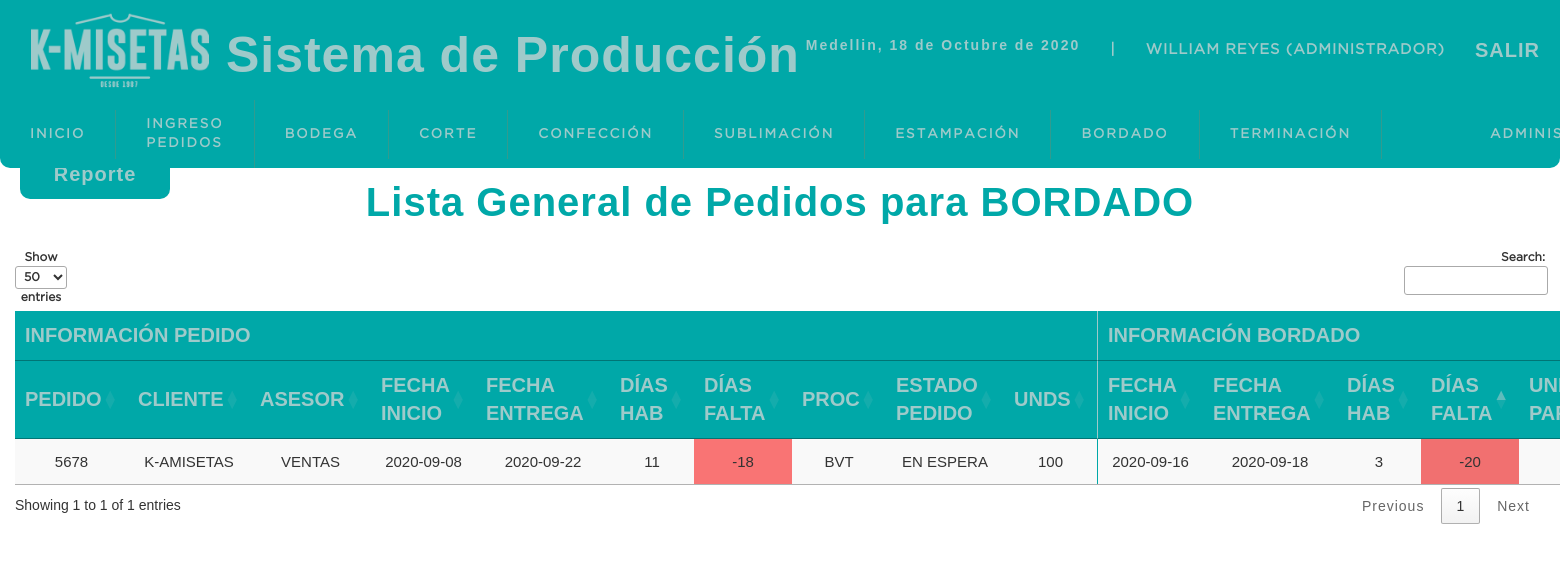
The page /sistema/listabordadogeneral.php (signed in) on the database as committed earlier.
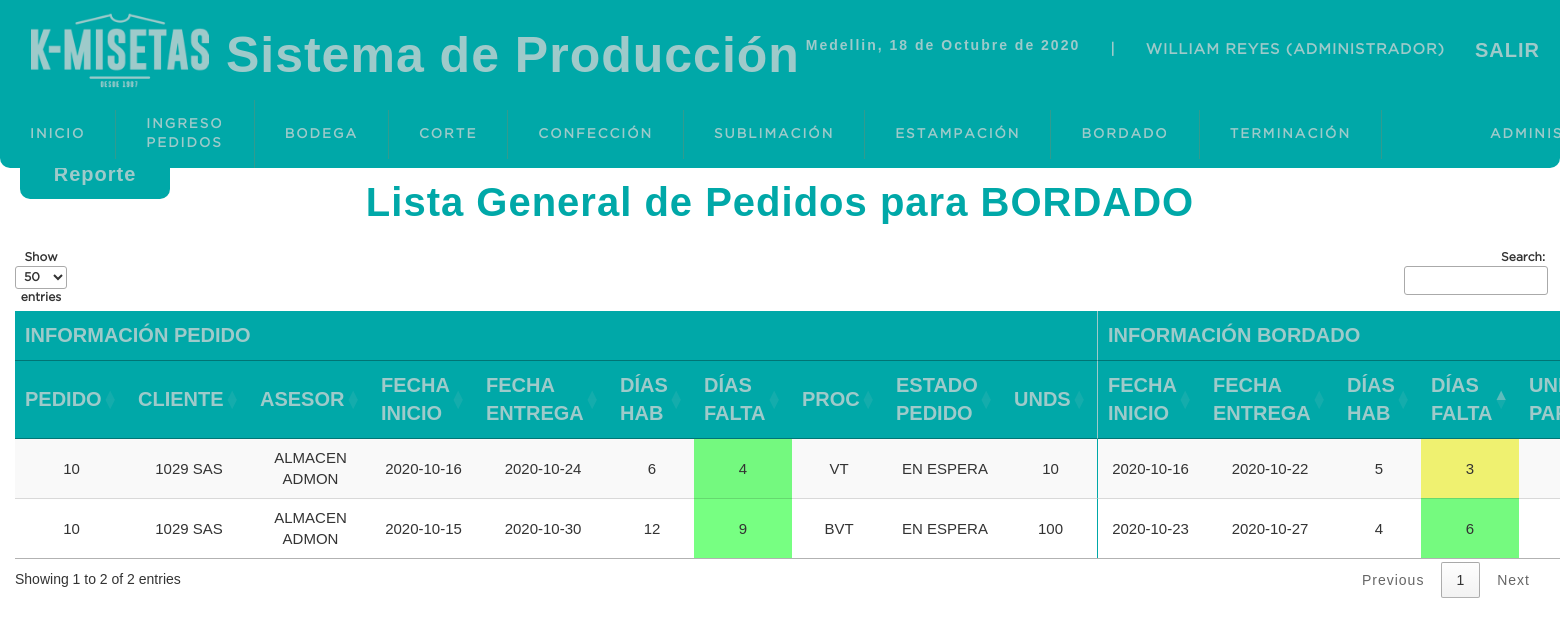
The same page on the database as committed later.
### tables this page shows
CREATE TABLE `pedidos` (
  `idpedido` int(11) NOT NULL,
  `num_pedido` varchar(10) NOT NULL,
  `cliente` varchar(50) NOT NULL,
  `asesor` varchar(15) NOT NULL,
  `fecha_inicio` date NOT NULL,
  `fecha_fin` date NOT NULL,
  `dias_habiles` int(11) NOT NULL,
  `procesos` int(11) NOT NULL,
  `unds` int(11) NOT NULL,
  `fecha_ingreso` datetime NOT NULL DEFAULT CURRENT_TIMESTAMP,
  `usuario` int(11) NOT NULL,
  `area_inicio` varchar(13) NOT NULL DEFAULT '0',
  `estado` int(11) NOT NULL DEFAULT '0'
);

CREATE TABLE `procesos` (
  `idproceso` int(11) NOT NULL,
  `siglas` varchar(5) NOT NULL,
  `1` varchar(13) NOT NULL,
  `2` varchar(13) NOT NULL,
  `3` varchar(13) NOT NULL,
  `4` varchar(13) NOT NULL,
  `5` varchar(13) NOT NULL,
  `6` varchar(13) NOT NULL,
  `tiempo1` decimal(10,2) NOT NULL,
  `tiempo2` decimal(10,2) NOT NULL,
  `tiempo3` decimal(10,2) DEFAULT NULL,
  `tiempo4` decimal(10,2) DEFAULT NULL,
  `tiempo5` decimal(10,2) DEFAULT NULL,
  `tiempo6` decimal(10,2) DEFAULT NULL,
  `dias_habiles` int(11) NOT NULL
);

CREATE TABLE `estado` (
  `id_estado` int(11) NOT NULL,
  `estado` varchar(15) NOT NULL
);

CREATE TABLE `bordado` (
  `idbordado` int(11) NOT NULL,
  `pedido` int(11) NOT NULL,
  `iniciofecha` date NOT NULL,
  `finfecha` date NOT NULL,
  `dias` int(11) NOT NULL,
  `inicioprocesofecha` date NOT NULL,
  `finprocesofecha` date NOT NULL,
  `obs_bordado` varchar(2000) NOT NULL,
  `parcial` int(11) NOT NULL DEFAULT '0',
  `estado` int(11) NOT NULL DEFAULT '0',
  `usuario` int(11) DEFAULT NULL
);

### sistema/includes/functions.php (called while the page is built, shortened)
<?php
	function fechaC(){
		$mes = array("","Enero",
					  "Febrero",
					  "Marzo",
					  "Abril",
					  "Mayo",
					  "Junio",
					  "Julio",
					  "Agosto",
					  "Septiembre",
					  "Octubre",
					  "Noviembre",
					  "Diciembre");
		return date('d')." de ". $mes[date('n')] . " de " . date('Y');
	}
 ?>

### sistema/listabordadogeneral.php (the view, shortened to what this page needs)
<?php
include "../conexion.php";
?>
<!DOCTYPE html>
<html lang="es">
<head>
    <?php include "includes/scripts.php" ?>
</head>
<body>
    <?php
    include "includes/header.php" ?>
    <section id="container">
        <a href="reporte_bordado.php" class="btn_new" style="position:fixed ; top:150px; left: 0px;">Reporte</a>
        <center>
            <div style="width:100%">
                <h1>Lista General de Pedidos para BORDADO</h1>
                <table id="tabla" class="display">
                    <thead>
                        <tr class="titulo">
                            <th style="border-right: 1px solid #9ecaca" colspan="10">Información Pedido</th>
                            <th colspan="9"> Información Bordado</th>
                        </tr>
                        <tr class="titulo">
                            <th>Pedido</th>
                            <th>Cliente</th>
                            <th>Asesor</th>
                            <th>Fecha Inicio </th>
                            <th>Fecha Entrega</th>
                            <th>Días Hab</th>
                            <th>Días Falta</th>
                            <th>Proc</th>
                            <th>Estado Pedido</th>
                            <th style="border-right: 1px solid #9ecaca">Unds</th>
                            <th>Fecha Inicio </th>
                            <th>Fecha Entrega</th>
                            <th>Días Hab</th>
                            <th>Días Falta</th>
                            <th>Unds Parcial</th>
                        </tr>
                    </thead>
                    <tbody>
                        <?php
                        function number_of_working_days($from, $to)
                        {
                            $workingDays = [1, 2, 3, 4, 5];
                            $holidayDays = ['', '*', ''];
                            $from = new DateTime($from);
                            $to = new DateTime($to);
                            $to->modify('+1 day');
                            $interval = new DateInterval('P1D');
                            $periods = new DatePeriod($from, $interval, $to);
                            $days = 0;
                            foreach ($periods as $period) {
                                if (!in_array($period->format('N'), $workingDays)) continue;
                                $days++;
                            }
                            return $days;
                        }
                        $query = mysqli_query($conexion, "SELECT pe.num_pedido, pe.cliente, pe.asesor, pe.fecha_inicio as 'iniciopedido',
            pe.fecha_fin as 'finpedido', pe.dias_habiles as 'diaspedido', pe.unds, pe.fecha_ingreso, pe.usuario,
            bor.idbordado, bor.iniciofecha as 'iniciobordado', bor.finfecha as 'finbordado', bor.dias as 'diasbordado',
            bor.inicioprocesofecha, bor.finprocesofecha, bor.parcial, us.usuario, bor.obs_bordado, pr.siglas, es.estado, est.estado as 'estadopedido'
            FROM pedidos pe
            INNER JOIN procesos pr ON pe.procesos=pr.idproceso
            INNER JOIN bordado bor ON pe.idpedido=bor.pedido
            INNER JOIN usuario us on pe.usuario=us.idusuario
            INNER JOIN estado es ON bor.estado=es.id_estado
            INNER JOIN estado est ON pe.estado=est.id_estado
            WHERE bor.estado<=2");
                        $result = mysqli_num_rows($query);
                        if ($result > 0) {
                            while ($data = mysqli_fetch_array($query)) {
                                $unds = $data['unds'];
                                $parcial = $data['parcial'];
                                $falta = $unds - $parcial;
                                $hoy = date('Y-m-d');
                                $diapedido = $data['finpedido'];
                                $diabordado = $data['finbordado'];
                                $estadopedido = $data['estadopedido'];
                                $diafaltapedido =  number_of_working_days($hoy, $diapedido) - 1;
                                if ($diafaltapedido < 0) {
                                    $diafaltapedido =  - (number_of_working_days($diapedido, $hoy) - 1);
                                }
                                $diafaltabordado =  number_of_working_days($hoy, $diabordado) - 1;
                                if ($diafaltabordado < 0) {
                                    $diafaltabordado =  - (number_of_working_days($diabordado, $hoy) - 1);
                                }
                                echo "
                    <tr>
                    <td>" . $data['num_pedido'] . "</td>
                    <td>" . $data['cliente'] . "</td>
                    <td>" . $data['asesor'] . "</td>
                    <td>" . $data['iniciopedido'] . "</td>
                    <td>" . $data['finpedido'] . "</td>
                    <td>" . $data['diaspedido'] . "</td>";
                                if ($diafaltapedido > 3) {
                                    echo "<td class=\"greentable\">" . $diafaltapedido . "</td>";
                                } elseif ($diafaltapedido >= 0) {
                                    echo "<td class=\"yellowtable\">" . $diafaltapedido . "</td>";
                                } else {
                                    echo "<td class=\"redtable\">" . $diafaltapedido . "</td>";
                                }
                                echo " <td>" . $data['siglas'] . "</td>
                    <td>" . $estadopedido . "</td>
                    <td style=\"border-right: 1px solid #00a8a8\">" . $unds . "</td>
                    <td>" . $data['iniciobordado'] . "</td>
                    <td>" . $data['finbordado'] . "</td>
                    <td>" . $data['diasbordado'] . "</td>";
                                if ($diafaltabordado > 3) {
                                    echo "<td class=\"greentable\">" . $diafaltabordado . "</td>";
                                } elseif ($diafaltabordado >= 0) {
                                    echo "<td class=\"yellowtable\">" . $diafaltabordado . "</td>";
                                } else {
                                    echo "<td class=\"redtable\">" . $diafaltabordado . "</td>";
                                }
                                echo "<td>" . $parcial . "</td>
                    <td>" . $falta . "</td>
                    <td>" . $data['obs_bordado'] . "</td>
                    <td>" . $data['estado'] . "</td>
                    <td><div>
                    <a title=\"Editar\"class=\"link_edit\"href=\"editar_bordado.php?id=" . $data['idbordado'] . "\"><span class=\"glyphicon glyphicon-pencil\" aria-hidden=\"true\"></span></a>
                    <a title=\"Finalizar\"class=\"link_edit\"href=\"finalizar_bordado.php?id=" . $data['idbordado'] . "\"><span class=\"glyphicon glyphicon-ok\" aria-hidden=\"true\"></span></a>
                    <a title=\"Anular\"class=\"link_delete\"href=\"anular_bordado.php?id=" . $data['idbordado'] . "\"><span class=\"glyphicon glyphicon-trash\" aria-hidden=\"true\"></span></a>
                    </div>
                    </td>
                    </tr>                    ";
                            }
                        }
                        ?>
                    </tbody>
                </table>
            </div>
        </center>
</body>
</html>

### sistema/includes/scripts.php (shortened to what this page needs)
<link rel="stylesheet" type="text/css" href="css/styleee.css" media="all">
<link rel="stylesheet" type="text/css" href="css/imprimir.css" media="print" />
	<link rel="stylesheet" href="https://maxcdn.bootstrapcdn.com/bootstrap/3.3.7/css/bootstrap.min.css">
	<link href="//cdnjs.cloudflare.com/ajax/libs/select2/4.0.0/css/select2.css" rel="stylesheet"/>
<?php include "functions.php";?>
    <link rel="stylesheet" href="https://cdn.datatables.net/1.10.21/css/jquery.dataTables.min.css">

### sistema/includes/header.php (shortened to what this page needs)
<link rel="stylesheet" href="https://maxcdn.bootstrapcdn.com/bootstrap/3.3.7/css/bootstrap.min.css">
<header>
		<div class="header">
			<img id="logo" src="../img/kamisetasclaro.png" alt="" style="width: 200px">
			<h1>Sistema de Producción</h1>
			<div class="optionsBar">
				<p>Medellin, <?php echo fechaC() ;?></p>
				<span>|</span>
				<span class="user"><?php echo $_SESSION['nombre'].' ('.$_SESSION['rol'].')'; ?></span>
				<a style="color: #9ecaca; font-weight:bold; font-size: 20px; text-decoration: none;"title="Cerrar Sesión"href="../salir.php">SALIR</a>
			</div>
		</div>
		<?php include "nav.php"?>
	</header>

### sistema/includes/nav.php
<nav>
			<ul>
				<li><a href="index.php">Inicio</a></li>
				<?php
				if($_SESSION['idrol']==1 || $_SESSION['idrol']==4 || $_SESSION['idrol']==3){
					echo "<li >
					<a href=\"ingresopedidos.php\">Ingreso Pedidos</a>
				</li>";}
				if($_SESSION['idrol']==1 || $_SESSION['idrol']==4){
					echo "<li >
					<a href=\"listabodegageneral.php\">Bodega</a>
				</li>";}
				if($_SESSION['idrol']==1 || $_SESSION['idrol']==3){
					echo "<li >
					<a href=\"listacortegeneral.php\">Corte</a>
				</li>";}
				if($_SESSION['idrol']==1 || $_SESSION['idrol']==2){
					echo "<li >
					<a href=\"listaconfecciongeneral.php\">Confección</a>
				</li>";}
				if($_SESSION['idrol']==1 || $_SESSION['idrol']==5){
					echo "<li >
					<a href=\"listasublimaciongeneral.php\">Sublimación</a>
				</li><li >
				<a href=\"listaestampaciongeneral.php\">Estampación</a></li>";}
				if($_SESSION['idrol']==1 || $_SESSION['idrol']==6){
					echo "<li >
					<a href=\"listabordadogeneral.php\">Bordado</a>
				</li>";}
				echo "<li >
				<a href=\"listaterminaciongeneral.php\">Terminación</a></li>";
				if($_SESSION['idrol']==1){
					echo "
					<li class=\"derecha\">
					<a href=\"\">Administrador</a>
						<ul>
						</ul>
					</li>
					";}
			    ?>
			</ul>
		</nav>

### sistema/css/styleee.css (style rules this page uses)
* { margin: 0; padding: 0; box-sizing: border-box; font-family: 'arial'; }
body { background-color: #ffffff !important; }
h1, h2, h3, h4, h5, h6 { font-family: 'arial'; font-weight: bold; letter-spacing: 1px; }
h1 { font-size: 30px; font-weight: bold; }
p { font-family: 'arial'; letter-spacing: 2px; font-size: 14px; line-height: 20px; }
a { text-decoration: none; font-family: arial; letter-spacing: 1px; }
span { font-family: 'GothamBook'; letter-spacing: 1px; font-size: 14px; line-height: 20px; }
header { position: fixed; width: 100%; z-index: 1; }
.header { color: #9ecaca; background: #00a8a8; height: 100px; display: -webkit-flex; display: -moz-flex; display: -ms-flex; display: -o-flex; display: flex; justify-content: space-between; align-items: center; padding: 20px; font-weight: bold; }
.header h1 { font-size: 50px; font-weight: bold; }
.optionsBar { display: -webkit-flex; display: -moz-flex; display: -ms-flex; display: -o-flex; display: flex; justify-content: center; align-items: center; }
.optionsBar span { color: #9ecaca; font-size: 11pt; font-family: 'GothamBook'; text-transform: uppercase; margin-left: 30px; }
.optionsBar a { display: -webkit-flex; display: -moz-flex; display: -ms-flex; display: -o-flex; display: flex; margin-left: 30px; }
nav ul { background: #00a8a8; list-style: none; display: -webkit-flex; display: -moz-flex; display: -ms-flex; display: -o-flex; display: flex; justify-content: left; align-items: center; border-radius: 0 0 10px 10px; font-weight: bolder; text-decoration: none; }
nav ul>li a { position: relative; text-decoration: none; }
nav a { color: #9ecaca; display: block; font-size: 10pt; font-family: 'GothamBook'; padding: 15px 30px; text-transform: uppercase; letter-spacing: 2px; transition: background .5s; border-right: 1px solid #319B8F; text-decoration: none; }
#container { padding: 160px 15px 15px; background-color: #ffffff; width: 100%; }
.derecha { margin: 0% 0% 0% 5%; }
#container h1 { font-size: 40px; display: inline-block; color: #00a8a8; text-align: center; font-weight: bold; }
.titulo { padding: 0px; text-align: center; background-color: #00a8a8; color: #9ecaca; font-size: 20px; border-top: 1px solid #9ecaca3d; text-transform: uppercase; }
.titulo th { text-align: center; }
tr { height: 20px; padding: 0px; }
.yellowtable { background-color: #fbff0088 !important; padding: 0px; }
.greentable { background-color: #00ff1588 !important; padding: 0px; }
.btn_new { display: inline-block; position: absolute; left: 15px; top: 190px; font-size: 20px; background-color: #00a8a8; color: #9ecaca; padding: 10px; font-weight: bold; text-decoration: none; border-radius: 10px; margin: auto 20px; width: 150px; text-align: center; }
table { font-size: 15px; }
table td { padding: 0px; font-size: 15px; text-transform: uppercase; text-align: center; border-top: 1px solid #00a8a854; }
.redtable { background-color: #ff000088 !important; padding: 0px; }

### sistema/css/imprimir.css (style rules this page uses)
.titulo { padding: 0px; text-align: center !important; background-color: #00a8a8 !important; color: #9ecaca !important; font-size: 15px !important; border-top: 1px solid #9ecaca3d !important; text-transform: uppercase !important; }
.titulo th { text-align: center !important; font-size: 10px !important; }
tr { padding: 0px; height:20px; }
.yellowtable { background-color: #fbff0088 !important; font-size: 10px !important; padding: 0px; }
.greentable { background-color: #00ff1588 !important; font-size: 10px !important; padding: 0px; }
a, input { display: none !important; }
h1 { font-size:50px !important; font-weight:bold !important; color: #00a8a8 !important; }
.redtable { background-color: #ff000088 !important; font-size: 10px !important; padding: 0px; }

Rows that differ between the two databases and show on the page:
removed pedidos: num_pedido "5678", cliente "K-AMISETAS", asesor "VENTAS", fecha_inicio "2020-09-08", fecha_fin "2020-09-22", dias_habiles "11", fecha_fin "-18", procesos.siglas "BVT", estado.estado "EN ESPERA", unds "100", bordado.iniciofecha "2020-09-16", bordado.finfecha "2020-09-18", bordado.dias "3", bordado.finfecha "-20"
added pedidos: num_pedido "10", cliente "1029 SAS", asesor "ALMACEN ADMON", fecha_inicio "2020-10-15", fecha_fin "2020-10-30", dias_habiles "12", fecha_fin "9", procesos.siglas "BVT", estado.estado "EN ESPERA", unds "100", bordado.iniciofecha "2020-10-23", bordado.finfecha "2020-10-27", bordado.dias "4", bordado.finfecha "6"
added pedidos: num_pedido "10", cliente "1029 SAS", asesor "ALMACEN ADMON", fecha_inicio "2020-10-16", fecha_fin "2020-10-24", dias_habiles "6", fecha_fin "4", procesos.siglas "VT", estado.estado "EN ESPERA", unds "10", bordado.iniciofecha "2020-10-16", bordado.finfecha "2020-10-22", bordado.dias "5", bordado.finfecha "3"
Other text that changed with them:
text written by a page script: "Show entries Search: Showing 1 to 1 of 1 entries Previous 1 Next" → "Show entries Search: Showing 1 to 2 of 2 entries Previous 1 Next"
